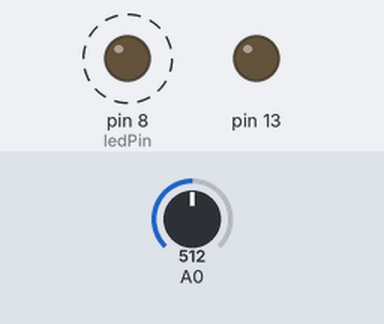
Bench run of a sketch on a simulated Arduino Uno, built with avr-gcc and run on an emulated ATmega328P. On the bench: output pins drawn as LEDs (lit = HIGH). Dashed ring = blinking. Inputs (shaded band) come from the test bench; at power-on: A0 = 512. The local clock reads 2024-03-15 10:24:30 at power-on unless the sketch sets it; storage starts empty; what the sketch prints to the serial monitor is not drawn.

Above: at 0.5 s.
Timing chart, 0 to 4.7 s (numbered marks = the images above):
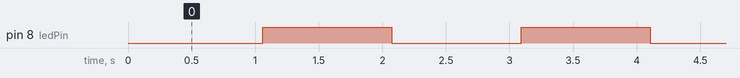

Measured:
- by itself, pin 8 (ledPin): alternates HIGH for 1.0 s and LOW for 1.0 s

The sketch:

CFC_Sensor_Code.ino
```cpp
int sensorValue;
// ==== include statements
   #include <SD.h>

// RTC libary by Adafruit. Must be manually installed
   #include "RTClib.h"

// SD card pin to use
   const int SD_PIN = 10;

// Real time clock type and variable
   RTC_DS1307 rtc;

// pin to blink for light to indicate operation
   int ledPin = 8;
   int n = 0;

// =========================================
// initializes the RTC,
// and checks to see if it has been set
// =========================================
void init_RTC() {
  Serial.print("Initializing RTC...");
  //
  if (!rtc.begin()) {
    Serial.println(" failed!");
    while (1);
  }
  //
  Serial.println(" done!");
  //
  if (!rtc.isrunning())
    Serial.println(
    "WARNING: RTC has not been previously set");
  }


// ======================================================
// attempts to initialize the SD card for reading/writing
// ======================================================

void init_SD() {
  Serial.print("Initializing SD card...");
  //
  if (!SD.begin(SD_PIN)) {
    Serial.println(" failed!");
    while (1);
    }
  //
  Serial.println(" done!");
  }

// ====================================================
// SETUP
// ====================================================

void setup() {
   // Open serial communications for the serial monitor
      Serial.begin(9600);

   // Start the real time clock. This is from the
   //     Adafruit RTC example code since our data
   //     loggers use Adafruit RTS's

      init_RTC();
         // (note 24-hour time: 3pm -> 15)
         // This line sets the RTC with an
         // explicit date & time, for example:
         // to set January 21, 2014 at 3:18pm
         // you would use the following line:
         // rtc.adjust(DateTime(2014, 1, 21, 15, 18, 0));

   // Initialize the SD card so we can write to it in
   //   the loop
      init_SD();

  // Now set up your sensor here.  I will use the Adafruit
           Serial.begin(9600); // sets the serial port to 9600
           pinMode(13, OUTPUT);
           pinMode(2, INPUT);
    // Tell the User that we started a new collection
    //  Be careful here. Printing things in the setup can be
    //  tricky. Don't print something that is very long
    File dataFile = SD.open("datalog.txt", FILE_WRITE);
       dataFile.println("START OF NEW COLLECT");
       Serial.println("START OF NEW COLLECT");
       dataFile.close();
    // set up ledPin for blinking to show operation
        pinMode(ledPin, OUTPUT);
  }  // End of setup


// ====================================================
// LOOP
// ====================================================

void loop( ) {
  // make a place to put our time stamp and data
  String dataString="";
  //
  // get the time stamp information from the RTC
  DateTime now = rtc.now();
  //
  // make an output string that has the time and date
  //    We need to be careful while doing this.
  //    Arduino Unos have only a tiny bit of memory
  //    It is really easy to use it all up and when
  //    we do, the microcontroller can become
  //    unstable. We have three devices connected
  //    to our Arduino, the SD card reader, the RTC
  //    and the sensor, in this case an Adafruit
  //    BME280. That is a lot!  So we will output
  //    the data with as few extra characters as
  //    possible. This includes spaces! We will
  //    separate using commas, because python
  //    makes it easy to use csv files.  I left
  //    in units, but you could put them in the
  //    headder and reduce the dataString further.
  sensorValue = analogRead(0); // read analog input pin 0
  dataString = dataString + String(now.year());
  dataString = dataString + '-' ;
  dataString = dataString + String(now.month());
  dataString = dataString + '-';
  dataString = dataString  + String(now.day());
  dataString = dataString + ' ';
  dataString = dataString  + String(now.hour());
  dataString = dataString + ":";
  dataString = dataString  + String(now.minute());
  dataString = dataString + ":";
  dataString = dataString  + String(now.second());
  dataString = dataString + ",";
  dataString = dataString + String(sensorValue);
  dataString = dataString + "ppm";

  // print out the time stamp and the sensor data
  Serial.println(dataString);
  File dataFile = SD.open("datalog.txt", FILE_WRITE);
     dataFile.println(dataString);
     dataFile.close();
  //
  delay(1000); // time between data points
  if (n==0){
      digitalWrite(ledPin, HIGH);
      n=1;
      }
   else {
      digitalWrite(ledPin, LOW);
      n=0;
      }
  // End of Loop
  }
```
